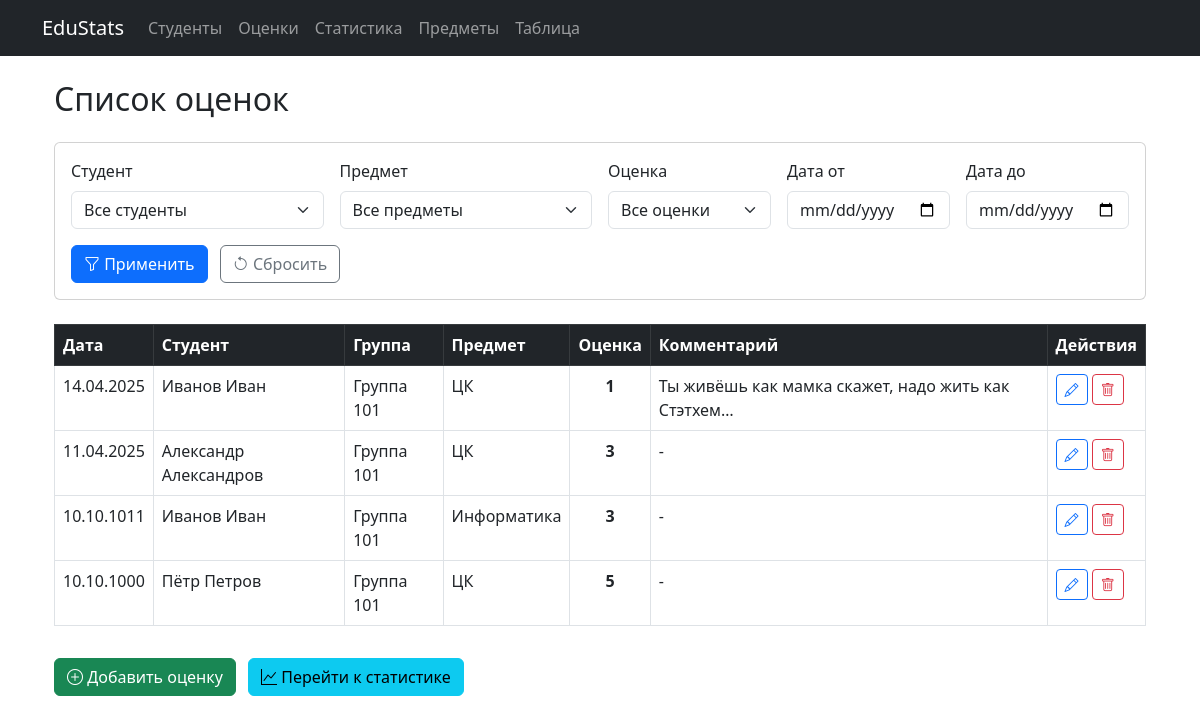
The app's page /grades/, older data.
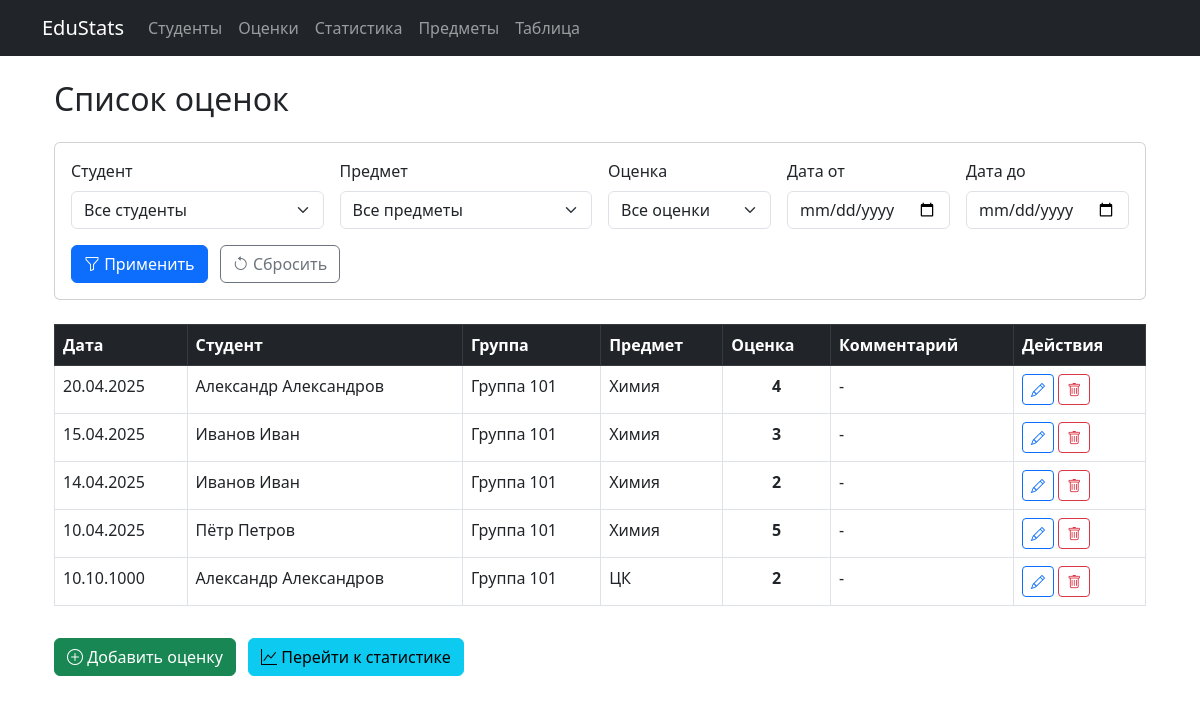
The same page, newer data.
### edu_stats/models.py (models this page shows, shortened)
class Grade(models.Model):
    student = models.ForeignKey(
        Student,
        on_delete=models.CASCADE,
        related_name='grades',
        verbose_name='Студент'
    )
    subject = models.ForeignKey(
        Subject,
        on_delete=models.CASCADE,
        related_name='grades',
        verbose_name='Предмет'
    )
    grade = models.IntegerField(
        validators=[MinValueValidator(1), MaxValueValidator(5)],
        verbose_name='Оценка',
        help_text='Оценка от 1 до 5'
    )
    date = models.DateField(
        verbose_name='Дата оценки'
    )
    comments = models.TextField(
        verbose_name='Комментарии',
        blank=True,
        help_text='Дополнительные заметки'
    )
    class Meta:
        verbose_name = 'Оценка'
        verbose_name_plural = 'Оценки'
        ordering = ['-date', 'student']
        unique_together = ['student', 'subject', 'date']

class Student(models.Model):
    name = models.CharField(
        max_length=100,
        verbose_name='ФИО',
        help_text='Полное имя студента'
    )
    group = models.CharField(
        max_length=20,
        verbose_name='Группа',
        help_text='Учебная группа студента'
    )
    email = models.EmailField(
        verbose_name='Email',
        unique=True,
        help_text='Электронная почта студента'
    )
    class Meta:
        verbose_name = 'Студент'
        verbose_name_plural = 'Студенты'
        ordering = ['name']

class Subject(models.Model):
    name = models.CharField(
        max_length=100,
        verbose_name='Название',
        help_text='Название учебного предмета'
    )
    description = models.TextField(
        verbose_name='Описание',
        blank=True,
        help_text='Краткое описание предмета'
    )
    class Meta:
        verbose_name = 'Предмет'
        verbose_name_plural = 'Предметы'
        ordering = ['name']

### edu_stats/views.py (the view)
# urls.py: path('grades/', views.GradeListView.as_view(), name='grades_list'),
class GradeListView(ListView):
    model = Grade
    template_name = 'grades/grades_list.html'
    context_object_name = 'grades'
    paginate_by = 15
    ordering = ['-date']
    def get_context_data(self, **kwargs):
        context = super().get_context_data(**kwargs)
        context['title'] = 'Список оценок'
        return context

### edu_stats/templates/grades/grades_list.html (shortened to what this page needs)
{% extends 'grades/base.html' %}
{% block content %}
<div class="container">
    <h2 class="mb-4">Список оценок</h2>
    <div class="card mb-4">
        <div class="card-body">
            <form method="get" class="row g-3">
                <div class="col-md-3">
                    <label for="student_filter" class="form-label">Студент</label>
                    <select id="student_filter" name="student" class="form-select">
                        <option value="">Все студенты</option>
                    </select>
                </div>
                <div class="col-md-3">
                    <label for="subject_filter" class="form-label">Предмет</label>
                    <select id="subject_filter" name="subject" class="form-select">
                        <option value="">Все предметы</option>
                    </select>
                </div>
                <div class="col-md-2">
                    <label for="grade_filter" class="form-label">Оценка</label>
                    <select id="grade_filter" name="grade" class="form-select">
                        <option value="">Все оценки</option>
                    </select>
                </div>
                <div class="col-md-2">
                    <label for="date_from" class="form-label">Дата от</label>
                    <input type="date" id="date_from" name="date_from" class="form-control"
                           value="{{ request.GET.date_from }}">
                </div>
                <div class="col-md-2">
                    <label for="date_to" class="form-label">Дата до</label>
                    <input type="date" id="date_to" name="date_to" class="form-control"
                           value="{{ request.GET.date_to }}">
                </div>
                <div class="col-12 mt-3">
                    <button type="submit" class="btn btn-primary me-2">
                        <i class="bi bi-funnel"></i> Применить
                    </button>
                    <a href="{% url 'grades:grades_list' %}" class="btn btn-outline-secondary">
                        <i class="bi bi-arrow-counterclockwise"></i> Сбросить
                    </a>
                </div>
            </form>
        </div>
    </div>
    <div class="table-responsive">
        <table class="table table-hover table-bordered">
            <thead class="table-dark">
                <tr>
                    <th>Дата</th>
                    <th>Студент</th>
                    <th>Группа</th>
                    <th>Предмет</th>
                    <th>Оценка</th>
                    <th>Комментарий</th>
                    <th>Действия</th>
                </tr>
            </thead>
            <tbody>
                {% for grade in grades %}
                <tr class="grade-{{ grade.grade }}">
                    <td>{{ grade.date|date:"d.m.Y" }}</td>
                    <td>{{ grade.student.name }}</td>
                    <td>{{ grade.student.group }}</td>
                    <td>{{ grade.subject.name }}</td>
                    <td class="text-center fw-bold">{{ grade.grade }}</td>
                    <td>{{ grade.comments|truncatechars:50|default:"-" }}</td>
                    <td>
                        <a href="{% url 'grades:edit_grade' grade.id %}"
                           class="btn btn-sm btn-outline-primary" title="Редактировать">
                            <i class="bi bi-pencil"></i>
                        </a>
                        <a href="{% url 'grades:delete_grade' grade.id %}"
                           class="btn btn-sm btn-outline-danger" title="Удалить">
                            <i class="bi bi-trash"></i>
                        </a>
                    </td>
                </tr>
                {% empty %}
                <tr>
                    <td colspan="7" class="text-center text-muted py-4">Нет данных для отображения</td>
                </tr>
                {% endfor %}
            </tbody>
        </table>
    </div>
    <div class="mt-3">
        <a href="{% url 'grades:add_grade' %}" class="btn btn-success">
            <i class="bi bi-plus-circle"></i> Добавить оценку
        </a>
        <a href="{% url 'grades:statistics' %}" class="btn btn-info ms-2">
            <i class="bi bi-graph-up"></i> Перейти к статистике
        </a>
    </div>
</div>
{% endblock %}
{% block scripts %}
<link rel="stylesheet" href="https://cdn.jsdelivr.net/npm/bootstrap-icons@1.8.0/font/bootstrap-icons.css">
{% endblock %}

### edu_stats/templates/grades/base.html (shortened to what this page needs)
<!DOCTYPE html>
<html lang="ru">
<head>
    <link href="https://cdn.jsdelivr.net/npm/bootstrap@5.3.0/dist/css/bootstrap.min.css" rel="stylesheet">
</head>
<body>
    <nav class="navbar navbar-expand-lg navbar-dark bg-dark">
        <div class="container">
            <a class="navbar-brand" href="/">EduStats</a>
            <div class="collapse navbar-collapse">
                <ul class="navbar-nav me-auto">
                    <li class="nav-item">
                        <a class="nav-link" href="{% url 'grades:students_list' %}">Студенты</a>
                    </li>
                    <li class="nav-item">
                        <a class="nav-link" href="{% url 'grades:grades_list' %}">Оценки</a>
                    </li>
                    <li class="nav-item">
                        <a class="nav-link" href="{% url 'grades:statistics' %}">Статистика</a>
                    </li>
                    <li class="nav-item">
                        <a class="nav-link" href="{% url 'grades:subjects_list' %}">Предметы</a>
                    </li>
                    <li class="nav-item">
                        <a class="nav-link" href="{% url 'grades:grades_table' %}">Таблица</a>
                    </li>
                </ul>
            </div>
        </div>
    </nav>
    <div class="container mt-4">
        {% block content %}{% endblock %}
    </div>
    {% block scripts %}{% endblock %}
</body>
</html>

Row changes from the older to the newer data that the page shows:
removed Grade: date "14.04.2025", student.name "Иванов Иван", student.group "Группа 101", subject.name "ЦК", grade "1", comments "Ты живёшь как мамка скажет, надо жить как Стэтхем…"
removed Grade: date "11.04.2025", student.name "Александр Александров", student.group "Группа 101", subject.name "ЦК", grade "3", comments "-"
removed Grade: date "10.10.1011", student.name "Иванов Иван", student.group "Группа 101", subject.name "Информатика", grade "3", comments "-"
added Grade: date "20.04.2025", student.name "Александр Александров", student.group "Группа 101", subject.name "Химия", grade "4", comments "-"
added Grade: date "15.04.2025", student.name "Иванов Иван", student.group "Группа 101", subject.name "Химия", grade "3", comments "-"
added Grade: date "14.04.2025", student.name "Иванов Иван", student.group "Группа 101", subject.name "Химия", grade "2", comments "-"
changed Grade "Пётр Петров": date "10.10.1000" → "10.04.2025"; subject.name "ЦК" → "Химия"
added Grade: date "10.10.1000", student.name "Александр Александров", student.group "Группа 101", subject.name "ЦК", grade "2", comments "-"
